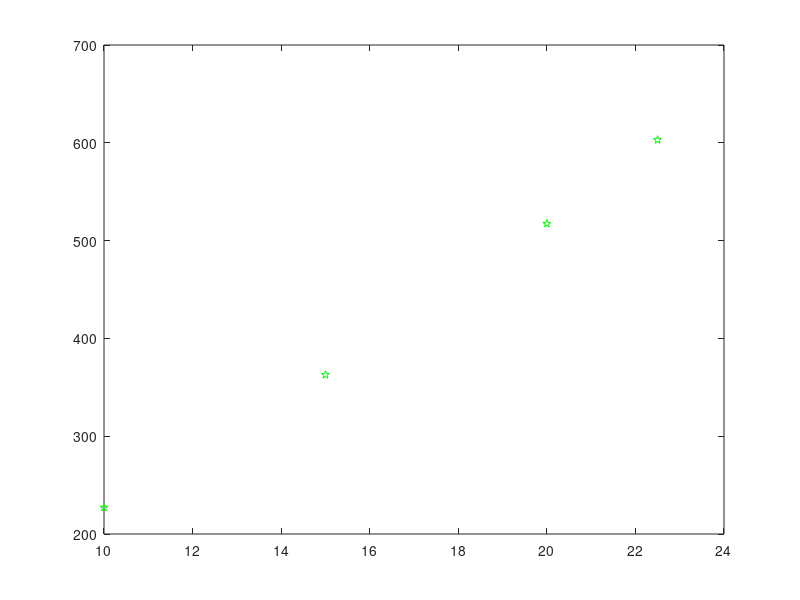

Write the MATLAB code that produced this figure. (Note: this script raises an error after producing the figure.)
%Created by Juan Briones
%Student number A00825852

%Inputs - x and y vectors

x=[10 15 20 22.5];
y=[227.04 362.78 517.35 602.97];
order= 3;
vel = 16;

%Process - Use the corresponding regression formulas for
%the direct interpolation
%sortedArray = sort(abs(x-vel))

%idx = zeros(1, length(x))
%for i=1:length(x) 
%    idx(1, i) =  find(x==(sortedArray(i)+vel))
%end

A = [];
for i=1:length(x)
    %A(i, 1) = 1;
    for j=1:length(x)
        %A(i, j+1) = x(i)^j;
        A(i, j) = x(i)^(j-1);
    end
end

B = [];
for i=1:length(y)
    B(i,1) = y(i);
end
% B = y'

R = inv(A)*B;
a0 = R(1,1)
a1 = R(2,1)
a2 = R(3,1)
a3 = R(4,1)

f = @(x) a0 + a1*x + a2*power(x, 2) + a3*power(x,3);

result = f(16)


% GRAPH
figure
plot(x, y, 'pg')
hold on
plot(16, result, 'X')
hold on
plot(x, f(x), '-r')
hold off
grid

%Output - display results